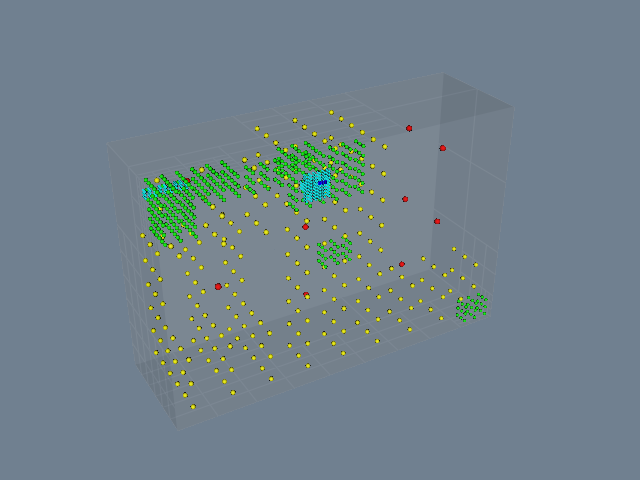

This chart was generated by the following Python code:
#!/usr/bin/env python

# Extract cell centers from a hyper tree grid using
# vtkHyperTreeGridCellCenters and render them as sphere glyphs
# alongside a translucent wireframe of the full HTG.

# Factory overrides: importing these modules registers the OpenGL rendering
# and interaction style implementations for vtkRenderingCore factory classes.
import vtkmodules.vtkInteractionStyle  # noqa: F401
import vtkmodules.vtkRenderingOpenGL2  # noqa: F401
# VTK pipeline classes used in this example
from vtkmodules.vtkFiltersCore import vtkArrayCalculator
from vtkmodules.vtkFiltersHyperTree import (
    vtkHyperTreeGridCellCenters,
    vtkHyperTreeGridGeometry,
)
from vtkmodules.vtkFiltersSources import (
    vtkHyperTreeGridSource,
    vtkSphereSource,
)
from vtkmodules.vtkRenderingCore import (
    vtkActor,
    vtkGlyph3DMapper,
    vtkPolyDataMapper,
    vtkRenderWindow,
    vtkRenderWindowInteractor,
    vtkRenderer,
)

# Colors (normalized RGB)
light_gray_rgb = (0.800, 0.800, 0.800)
slate_gray_background_rgb = (0.439, 0.502, 0.565)

# Source: create a 3D hyper tree grid from a text descriptor
descriptor = (
    "RRR .R. .RR ..R ..R .R.|"
    "R.......................... "
    "........................... ........................... "
    ".............R............. ....RR.RR........R......... "
    ".....RRRR.....R.RR......... ........................... "
    "........................... "
    "...........................|"
    "........................... "
    "........................... ........................... "
    "...RR.RR.......RR.......... ........................... "
    "RR......................... ........................... "
    "........................... ........................... "
    "........................... ........................... "
    "........................... ........................... "
    "............RRR............|"
    "........................... "
    "........................... .......RR.................. "
    "........................... ........................... "
    "........................... ........................... "
    "........................... ........................... "
    "........................... "
    "...........................|"
    "........................... "
    "..........................."
)

source = vtkHyperTreeGridSource()
source.SetMaxDepth(6)
source.SetDimensions(4, 4, 3)
source.SetGridScale(1.5, 1.0, 0.7)
source.SetBranchFactor(4)
source.SetDescriptor(descriptor)
source.Update()
source.GetOutput().GetCellData().SetActiveScalars("Depth")

# Filter: extract cell centers as a point set
cell_centers = vtkHyperTreeGridCellCenters()
cell_centers.SetInputConnection(source.GetOutputPort())

# Calculator: compute InverseDepth = (5 - Depth) so coarse cells get large glyphs
calculator = vtkArrayCalculator()
calculator.SetInputConnection(cell_centers.GetOutputPort())
calculator.AddScalarVariable("d", "Depth", 0)
calculator.SetFunction("5 - d")
calculator.SetResultArrayName("InverseDepth")
calculator.SetAttributeTypeToPointData()

# Glyph: place a sphere at each cell center, sized by inverse depth
sphere = vtkSphereSource()
sphere.SetRadius(1.0)
sphere.SetPhiResolution(8)
sphere.SetThetaResolution(8)

glyph_mapper = vtkGlyph3DMapper()
glyph_mapper.SetInputConnection(calculator.GetOutputPort())
glyph_mapper.SetSourceConnection(sphere.GetOutputPort())
glyph_mapper.SetScalarModeToUsePointFieldData()
glyph_mapper.SelectColorArray("Depth")
glyph_mapper.SetScalarRange(0.0, 4.0)
glyph_mapper.SetScaleArray("InverseDepth")
glyph_mapper.SetScaleModeToScaleByMagnitude()
glyph_mapper.SetScaleFactor(0.008)

glyph_actor = vtkActor()
glyph_actor.SetMapper(glyph_mapper)

# Context: translucent wireframe of the full HTG
geometry = vtkHyperTreeGridGeometry()
geometry.SetInputConnection(source.GetOutputPort())

context_mapper = vtkPolyDataMapper()
context_mapper.SetInputConnection(geometry.GetOutputPort())
context_mapper.ScalarVisibilityOff()

context_actor = vtkActor()
context_actor.SetMapper(context_mapper)
context_actor.GetProperty().SetColor(light_gray_rgb)
context_actor.GetProperty().SetOpacity(0.15)
context_actor.GetProperty().EdgeVisibilityOn()
context_actor.GetProperty().SetEdgeColor(0.6, 0.6, 0.6)

# Renderer: assemble the scene and configure the camera
renderer = vtkRenderer()
renderer.AddActor(glyph_actor)
renderer.AddActor(context_actor)
renderer.SetBackground(slate_gray_background_rgb)

# Window: display the rendered scene
render_window = vtkRenderWindow()
render_window.AddRenderer(renderer)
render_window.SetWindowName("hypertreegrid cell centers")
render_window.SetMultiSamples(0)
render_window.SetSize(640, 480)

# Interactor: handle mouse and keyboard events
render_window_interactor = vtkRenderWindowInteractor()
render_window_interactor.SetRenderWindow(render_window)

# Scene: configure the camera
renderer.ResetCamera()
renderer.GetActiveCamera().Azimuth(150)
renderer.GetActiveCamera().Elevation(30)
renderer.ResetCameraClippingRange()

render_window_interactor.Initialize()
render_window_interactor.Start()
